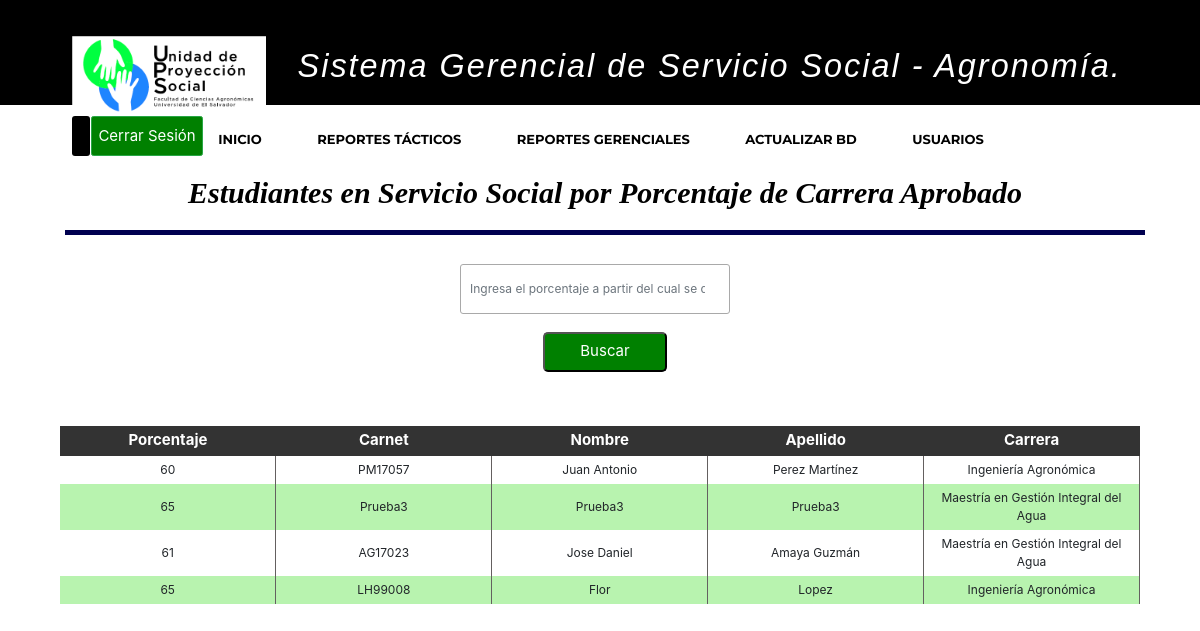
/sistemaGerencialAgro/listarEstudiosUniversitarios/, run on the app's committed database.
### apps/proyecto/models.py (models this page shows, shortened)
class EstudioUniversitario(models.Model):
    carnet_estudiante = models.OneToOneField(Estudiante, primary_key=True, unique=True, on_delete = models.CASCADE)
    codigo_carrera = models.ForeignKey(Carrera, on_delete = models.CASCADE)
    codigo_ciclo = models.IntegerField(null=False)
    porc_carrerar_aprob = models.IntegerField(null=False)
    unidades_valorativas = models.IntegerField(null=False)
    experiencia_areas_conoc = models.CharField(max_length=200, null=False)

class Estudiante(models.Model):
    carnet_estudiante = models.CharField(primary_key=True, max_length=7, null=False)
    nombre_estudiante = models.CharField(max_length=50, null=False)
    apellido_estudiante = models.CharField(max_length=50, null=False)
    sexo_estudiante = models.CharField(max_length=1, null=False)
    telefono_estudiante = models.IntegerField(null=False)
    correo_estudiante = models.CharField(max_length=100, null=False)
    direccion_estudiante = models.CharField(max_length=250, null=False)
    def __str__(self):
        return self.carnet_estudiante

class Carrera(models.Model):
    codigo_carrera = models.CharField(primary_key=True, max_length=10, null=False)
    nombre_carrera = models.CharField(max_length=100, null=False)
    departamento = models.ForeignKey(Departamento, on_delete=models.CASCADE)

### apps/proyecto/views.py (the view)
# urls.py: path('sistemaGerencialAgro/listarEstudiosUniversitarios/', listarEstudioUniversitario, name="listar_estudios_universitarios"),
def listarEstudioUniversitario(request):
    estudios_universitarios = EstudioUniversitario.objects.all()
    return render(
        request,
        'proyecto/EstudiantesPorcentajeCarrera.html',
        {'estudios_universitarios':estudios_universitarios}
    )

### templates/proyecto/EstudiantesPorcentajeCarrera.html (shortened to what this page needs)
{% extends 'base/base.html' %}
{% block content %}
  <header>
    <div class="container">
        <h2 align="center" class="form-titulo" style ="margin-left: 5px;">Estudiantes en Servicio Social por Porcentaje de Carrera Aprobado</h2>
    </div>
  </header>
<div class="container">
    <div align="center" class="busqueda">
        <form method="POST" action="{% url 'sistemaGerencialAgro:buscar_porcentaje' %}">
            <input type="number" name="porcentaje"  id = "porcentaje" class = "form-control col-4 col-sm-3 input-style" min="60", max="100" placeholder="Ingresa el porcentaje a partir del cual se desea realizar el filtro." required>
            <input class="btn-buscar btn-busqueda" type = "submit" value = "Buscar" id = "" onclick="hacerVisible()"></br></br>
        </form>
    </div>
    <div>
        <table>
            <thead>
        	   <tr>
            	    <th>Porcentaje</th>
                    <th>Carnet</th>
            		<th>Nombre</th>
                    <th>Apellido</th>
            	    <th>Carrera</th>
        		</tr>
            </thead>
            {% if estudios_universitarios %}
            {% for estudios in estudios_universitarios %}
        		<tr class="etiqueta-tr">
                    <td class="th-borde width-th-xx" style = "text-align:center;">{{ estudios.porc_carrerar_aprob}}</td>
                    <td class="th-borde width-th-xx" style = "text-align:center;">{{ estudios.carnet_estudiante }}</td>
            		<td class="th-borde width-th-xx" style = "text-align:center;">{{ estudios.carnet_estudiante.nombre_estudiante}}</td>
                    <td class="th-borde width-th-xx" style = "text-align:center;">{{ estudios.carnet_estudiante.apellido_estudiante}}</td>
            		<td class="th-borde width-th-xx" style = "text-align:center;">{{ estudios.codigo_carrera.nombre_carrera }}</td>
        		</tr>
            {% endfor %}
            {% endif %}
    	</table>
    </div>
</div>
{% endblock %}

### static/css/style.css (style rules this page uses)
body { background: #fff; color: #666666; font-family: "Open Sans", sans-serif; }
h1, h2, h3, h4, h5, h6 { font-family: "Montserrat", sans-serif; font-weight: 400; margin: 0 0 20px 0; padding: 0; }

### static/css/archivo.css (style rules this page uses)
html { font-size: 12px; }
section, .container { display: block; width: 100%; margin-left: auto; margin-right: auto; }
h2 { text-align: center; font: oblique bold 100% cursive; color: black; padding-right: 150px; }
header { display: block; width: 100%; font-size: 5px; }
table { width: 100%; }
table tbody td { text-align: center; }
thead { background-color: #333333; }
input { width: 180px; height: 20px; }
input[type="button"], input[type="submit"] { font-size: 15px; width: auto; height: 40px; white-space: nowrap; }
th, tr th { color: white; text-align: center; font-size: 15px; height: 30px; }

### static/css/estilos_sec_not.css (style rules this page uses)
.container { display: block; text-align: center; margin-left: auto; margin-right: auto; }
.form-titulo { background: white; color: black; padding: 20px; text-align: center; font-weight: 100px; font-size: 30px; border-bottom: 5px solid #000050; margin-top: 30px; width: 100%; }
.input-style { margin-right:10px; height: 50px; border-radius: 3px; border: 1px solid darkgray; }
.btn-buscar { text-align: center; background: green; color: white; margin: auto; padding: 0px 35px; border-radius: 5px ; }
.btn-busqueda { margin-left: 10px; }
.width-th-xx { width: 10%; padding: 5px; }
.th-borde { border-right:0.5px solid #646060; }
tr:nth-child(even) { background-color: #b8f3af; }

### data on the page
EstudioUniversitario: porc_carrerar_aprob "60", carnet_estudiante "PM17057", carnet_estudiante.nombre_estudiante "Juan Antonio", carnet_estudiante.apellido_estudiante "Perez Martínez", codigo_carrera.nombre_carrera "Ingeniería Agronómica"
EstudioUniversitario: porc_carrerar_aprob "65", carnet_estudiante "Prueba3", carnet_estudiante.nombre_estudiante "Prueba3", carnet_estudiante.apellido_estudiante "Prueba3", codigo_carrera.nombre_carrera "Maestría en Gestión Integral del Agua"
EstudioUniversitario: porc_carrerar_aprob "61", carnet_estudiante "AG17023", carnet_estudiante.nombre_estudiante "Jose Daniel", carnet_estudiante.apellido_estudiante "Amaya Guzmán", codigo_carrera.nombre_carrera "Maestría en Gestión Integral del Agua"
EstudioUniversitario: porc_carrerar_aprob "65", carnet_estudiante "LH99008", carnet_estudiante.nombre_estudiante "Flor", carnet_estudiante.apellido_estudiante "Lopez", codigo_carrera.nombre_carrera "Ingeniería Agronómica"
